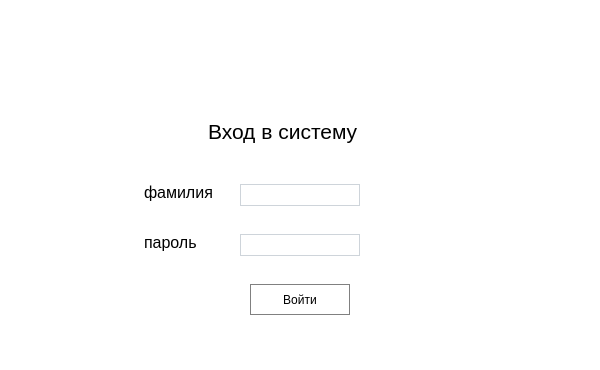
<?xml version="1.0" encoding="UTF-8"?>
<ui version="4.0">
 <class>MetroAutoWin</class>
 <widget class="QMainWindow" name="MetroAutoWin">
  <property name="geometry">
   <rect>
    <x>0</x>
    <y>0</y>
    <width>600</width>
    <height>370</height>
   </rect>
  </property>
  <property name="windowTitle">
   <string>Авторизация</string>
  </property>
  <property name="styleSheet">
   <string notr="true">background-color: rgb(255, 255, 255);
</string>
  </property>
  <widget class="QWidget" name="centralwidget">
   <widget class="QLabel" name="label_3">
    <property name="enabled">
     <bool>true</bool>
    </property>
    <property name="geometry">
     <rect>
      <x>255</x>
      <y>10</y>
      <width>90</width>
      <height>90</height>
     </rect>
    </property>
    <property name="font">
     <font>
      <family>Yu Gothic UI</family>
     </font>
    </property>
    <property name="text">
     <string/>
    </property>
    <property name="pixmap">
     <pixmap>../../Downloads/Logo-Metropoliten..jpg</pixmap>
    </property>
    <property name="scaledContents">
     <bool>true</bool>
    </property>
   </widget>
   <widget class="QLineEdit" name="lineEdit">
    <property name="geometry">
     <rect>
      <x>240</x>
      <y>184</y>
      <width>120</width>
      <height>22</height>
     </rect>
    </property>
    <property name="font">
     <font>
      <family>Yu Gothic UI</family>
     </font>
    </property>
    <property name="styleSheet">
     <string notr="true">#lineEdit {
	border: 1px solid #ced4da;
	padding-left: 3px;
}

#lineEdit:on
{
	border: 4px solid #ced4da;
}


#lineEdit QListView::item
{
	padding-left: 10px;
	background-color:#ff0000;
}

#lineEdit QListView::item:hover
{
	background-color:#ff0000;
}

#lineEdit QListView::item:selected
{
	background-color:#ff0000;
}

#lineEdit:hover {
	border: 1px solid red;
}

#lineEdit:pressed {
	background-color: rgb(255,100,100);
	border: 1px solid red;
}

</string>
    </property>
   </widget>
   <widget class="QLineEdit" name="lineEdit_2">
    <property name="geometry">
     <rect>
      <x>240</x>
      <y>234</y>
      <width>120</width>
      <height>22</height>
     </rect>
    </property>
    <property name="font">
     <font>
      <family>Yu Gothic UI</family>
     </font>
    </property>
    <property name="styleSheet">
     <string notr="true">#lineEdit_2 {
	border: 1px solid #ced4da;
	padding-left: 3px;
}

#lineEdit_2:on
{
	border: 4px solid #ced4da;
}


#lineEdit_2 QListView::item
{
	padding-left: 10px;
	background-color:#ff0000;
}

#lineEdit_2 QListView::item:hover
{
	background-color:#ff0000;
}

#lineEdit_2 QListView::item:selected
{
	background-color:#ff0000;
}

#lineEdit_2:hover {
	border: 1px solid red;
}

#lineEdit_2:pressed {
	background-color: rgb(255,100,100);
	border: 1px solid red;
}

</string>
    </property>
   </widget>
   <widget class="QPushButton" name="pushButton">
    <property name="geometry">
     <rect>
      <x>250</x>
      <y>284</y>
      <width>100</width>
      <height>31</height>
     </rect>
    </property>
    <property name="styleSheet">
     <string notr="true">#pushButton {
	border: 1px solid grey;
}
#pushButton:hover {
	background-color: rgb(255,180,180);
	border: 1px solid red;
	color: rgb(255, 0, 0);}
#pushButton:pressed {
	background-color: rgb(255,100,100);
	border: 1px solid red;
	color: rgb(255, 100, 100);
}


</string>
    </property>
    <property name="text">
     <string>Войти</string>
    </property>
   </widget>
   <widget class="QLabel" name="label_32">
    <property name="geometry">
     <rect>
      <x>208</x>
      <y>114</y>
      <width>184</width>
      <height>34</height>
     </rect>
    </property>
    <property name="font">
     <font>
      <family>Yu Gothic UI</family>
      <pointsize>16</pointsize>
     </font>
    </property>
    <property name="styleSheet">
     <string notr="true"/>
    </property>
    <property name="text">
     <string>Вход в систему</string>
    </property>
   </widget>
   <widget class="QLabel" name="label_33">
    <property name="geometry">
     <rect>
      <x>144</x>
      <y>180</y>
      <width>84</width>
      <height>24</height>
     </rect>
    </property>
    <property name="font">
     <font>
      <family>Yu Gothic UI</family>
      <pointsize>12</pointsize>
     </font>
    </property>
    <property name="styleSheet">
     <string notr="true"/>
    </property>
    <property name="text">
     <string>фамилия</string>
    </property>
   </widget>
   <widget class="QLabel" name="label_34">
    <property name="geometry">
     <rect>
      <x>144</x>
      <y>230</y>
      <width>68</width>
      <height>24</height>
     </rect>
    </property>
    <property name="font">
     <font>
      <family>Yu Gothic UI</family>
      <pointsize>12</pointsize>
     </font>
    </property>
    <property name="styleSheet">
     <string notr="true"/>
    </property>
    <property name="text">
     <string>пароль</string>
    </property>
   </widget>
  </widget>
  <widget class="QMenuBar" name="menubar">
   <property name="geometry">
    <rect>
     <x>0</x>
     <y>0</y>
     <width>600</width>
     <height>26</height>
    </rect>
   </property>
  </widget>
  <widget class="QStatusBar" name="statusbar"/>
 </widget>
 <resources/>
 <connections/>
</ui>
